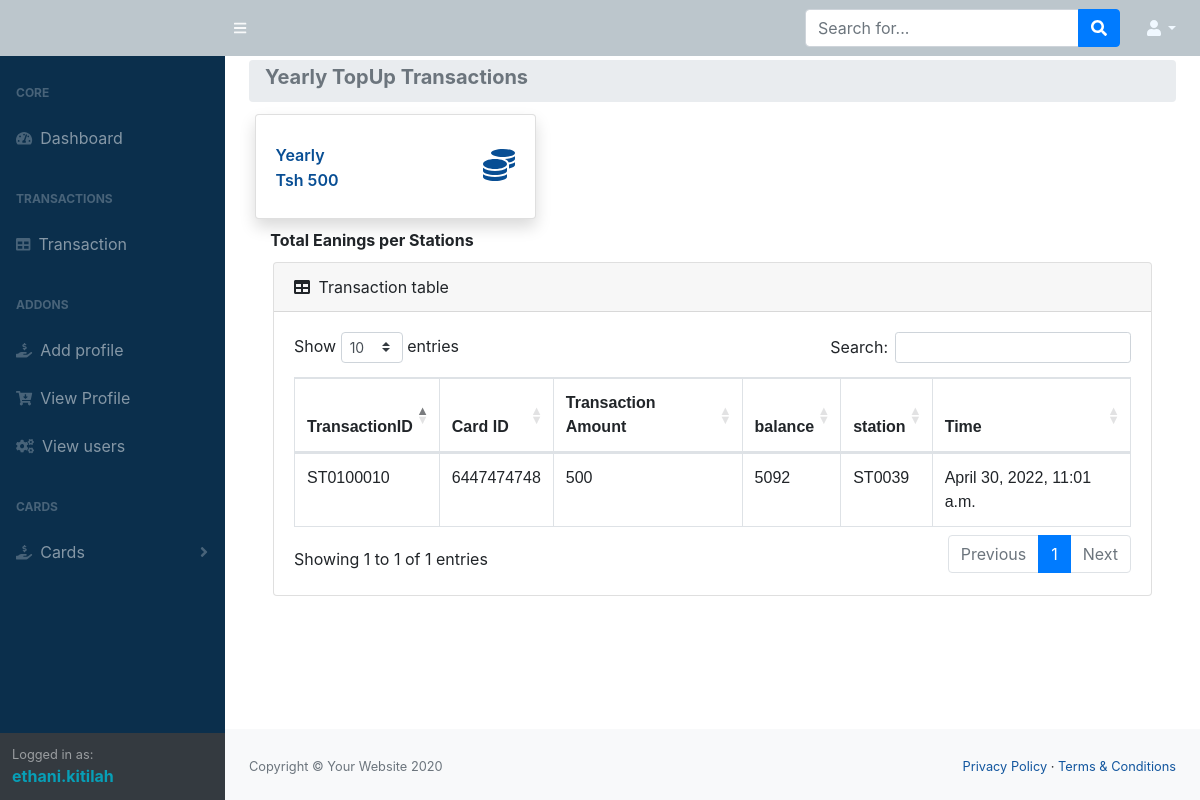
Page /station_topup/yearly (signed in) on the committed database.
### IntergrationPoint/models.py (models this page shows, shortened)
class topUp(models.Model):
    recharge = models.CharField(primary_key=True, max_length=10)
    cardId = models.CharField(max_length=50, null=True)
    balance = models.IntegerField(null=True)
    transactionAmount = models.IntegerField()
    station = models.ForeignKey(stationDetail, on_delete = models.RESTRICT)
    userId = models.ForeignKey(User, on_delete = models.RESTRICT)
    cardStatus = models.CharField(max_length=10, null=True)
    time = models.DateTimeField(auto_now_add=True)

class stationDetail(models.Model):
    station = models.CharField(primary_key=True, max_length=5)
    stationName = models.CharField( max_length=50)
    stationPersonelId = models.ForeignKey(User, on_delete=models.CASCADE)
    time = models.DateTimeField(auto_now_add=True)
    def __str__(self):
        return self.station

### IntergrationPoint/views.py (the view, shortened to what this page needs)
# urls.py: path('station_topup/<id>',views.stationTopUp, name="station_topup"),
@login_required
def stationTopUp(request, id):
    y = datetime.today().date().year
    if request.method == 'GET':
        stationid = stationDetail.objects.all().latest("station")
        statioName = stationDetail.objects.filter(station=stationid).values("stationName")
        statioName = statioName[0]["stationName"]
        if id == 'daily':
            transaction_list = topUp.objects.filter(time__gte=datetime.today().date()).order_by('-time')
            intransaction = transaction_list.values_list('transactionAmount', flat=True)
            Intrans = 0
            for intran in intransaction:
                Intrans = Intrans+intran
            transactions = {
                "transaction": transaction_list,
                "station": "Daily",
                "intrans":Intrans,
                "stationName":statioName
            }
            print(transaction_list)
            return render(request, 'htmlfiles/topuptransaction.html', transactions)
        elif id == 'yearly':
                y = datetime.today().date().year
                transaction_list = topUp.objects.filter(time__gte=dt.datetime(y, 1, 1, tzinfo=pytz.UTC)).order_by('-time')
                intransaction = transaction_list.values_list('transactionAmount', flat=True)
                Intrans = 0
                for intran in intransaction:
                    Intrans = Intrans+intran
                transactions = {
                    "transaction": transaction_list,
                    "station": "Yearly",
                    "intrans":Intrans,
                    "stationName":statioName
                }
                return render(request, 'htmlfiles/topuptransaction.html', transactions)
        else:
            pass

### templates/htmlfiles/topuptransaction.html (shortened to what this page needs)
{% extends "./index.html" %}
{%load static%}
 {% block content %}
      <div class="container-fluid">
            <ol class="breadcrumb mb-1">
                <li class="breadcrumb-item active">
                <h5><b>{{station}} TopUp Transactions</b></h5>
                </li>
            </ol>
            <div class="row">
               <div class="col-xl-4 col-md-6 mb-1" > <a class="nav-link" href="">
                   <div class="card border-left-primary shadow h-100 py-2">
                       <div class="card-body" style="color: #084e94;">
                           <div class="row no-gutters align-items-center">
                               <div class="col mr-2">
                               <div class="text-xs font-weight-bold text-gray-800 mb-1">{{station}}</div>
                               <div class="h6 mb-0 font-weight-bold text-gray-800">
                               Tsh {{intrans}}
                               </div>
                               </div>
                               <div class="col-auto">
                               <i class="fas fa-coins fa-2x text-gray-200"></i>
                               </div>
                           </div>
                       </div>
                   </div></a>
               </div>
           </div>
            <h6>&nbsp;&nbsp;&nbsp;&nbsp; <b>Total Eanings per Stations</b></h6>
                <div class="container-fluid">
                     <div class="card mb-1">
                        <div class="card-header">
                           <i class="fas fa-table mr-1"></i>
                           Transaction table
                        </div>
                        <div class="card-body">
                           <div class="table-responsive">
                              <table class="table table-bordered" id="dataTable" width="100%" cellspacing="0">
                                 <thead>
                                    <tr>
                                       <th>TransactionID</th>
                                       <th>Card ID</th>
                                       <th>Transaction Amount</th>
                                       <th>balance</th>
                                       <th>station</th>
                                       <th>Time</th>
                                    </tr>
                                 </thead>
                                 <tbody id="myTable">
                                    {% for detail in transaction %}
                                    <tr>
                                       <td>{{detail.recharge}}</td>
                                       <td>{{detail.cardId}}</td>
                                       <td>{{detail.transactionAmount}}</td>
                                       <td>{{detail.balance}}</td>
                                       <td>{{detail.station}}</td>
                                       <td>{{detail.time}}</td>
                                    </tr>
                                    {% endfor %}
                                 </tbody>
                              </table>
                           </div>
                        </div>
                     </div>
                  </div>
               </div>
       {% endblock %}

### templates/htmlfiles/navbar.html (shortened to what this page needs)
{% load static %}
<div id="layoutSidenav_nav">
            <nav class="sb-sidenav accordion sb-sidenav-dark" id="sidenavAccordion">
                    <div class="sb-sidenav-menu">
                        <div class="nav">
                            <div class="sb-sidenav-menu-heading">Core</div>
                            <a class="nav-link" href="/dashboard">
                                <div class="sb-nav-link-icon"><i class="fas fa-tachometer-alt"></i></div>
                                Dashboard
                            </a>
                            <div class="sb-sidenav-menu-heading">Transactions</div>
                            <a class="nav-link" href={% url 'TransactionPage' %}>
                                <div class="sb-nav-link-icon"><i class="fas fa-table"></i></div>
                                Transaction
                            <div class="sb-sidenav-menu-heading">Addons</div>
                            <a class="nav-link" href="/UserRegister">
                                <div class="sb-nav-link-icon"><i class="fas fa-hand-holding-usd" aria-hidden="true"></i></div>
                            Add profile
                            </a>
                            <a class="nav-link" href="#">
                                <div class="sb-nav-link-icon"><i class="fa fa-cart-arrow-down" aria-hidden="true"></i></div>
                            View Profile
                            </a>
                            <a class="nav-link" href="#">
                                <div class="sb-nav-link-icon"><i class="fa fa-cogs" aria-hidden="true"></i></div>
                           View users
                            </a>
                            <div class="sb-sidenav-menu-heading">Cards</div>
                            <a class="nav-link collapsed" href="#" data-toggle="collapse" data-target="#collapsePages" aria-expanded="false" aria-controls="collapsePages">
                                <div class="sb-nav-link-icon"><i class='fas fa-hand-holding-usd'></i></div>
                                Cards
                                <div class="sb-sidenav-collapse-arrow"><i class="fas fa-angle-down"></i></div>
                            </a>
                        </div>
                    </div>
                    <div class="sb-sidenav-footer">
                        <div class="small">Logged in as:</div>
                        <b style="color: #079fb7;">{{user.username}}</b>
                    </div>
                </nav>
        </div>

### rows in the picture
topUp: recharge "ST0100010", cardId "6447474748", transactionAmount "500", balance "5092", station "ST0039", time "April 30, 2022, 11:01 a.m."

### other values in the picture
{{ user.username }} "ethani.kitilah"
{{ station }} "Yearly"
{{ intrans }} "500"
